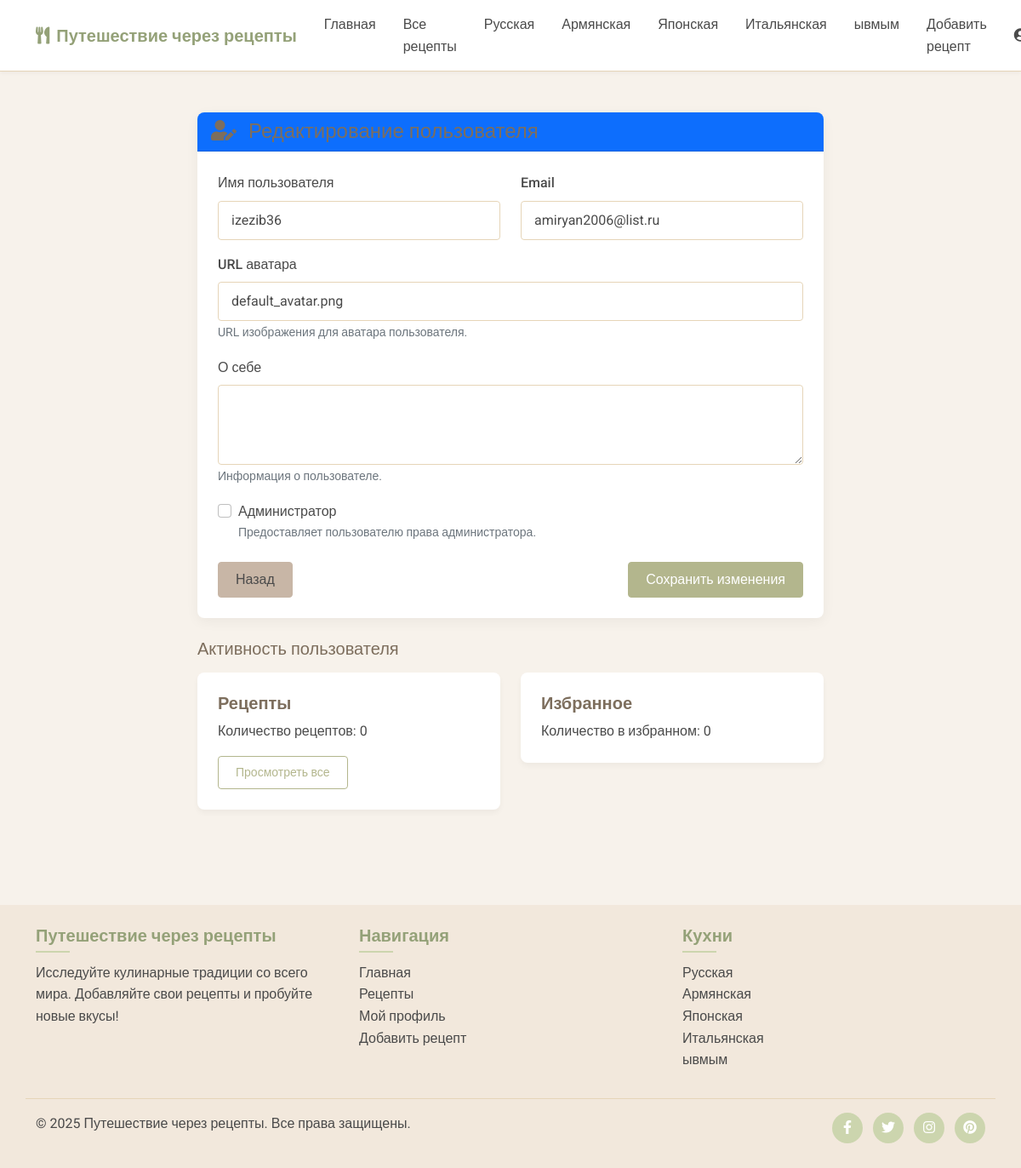
Before: /admin/edit_user/2 (signed in) with the older database file.
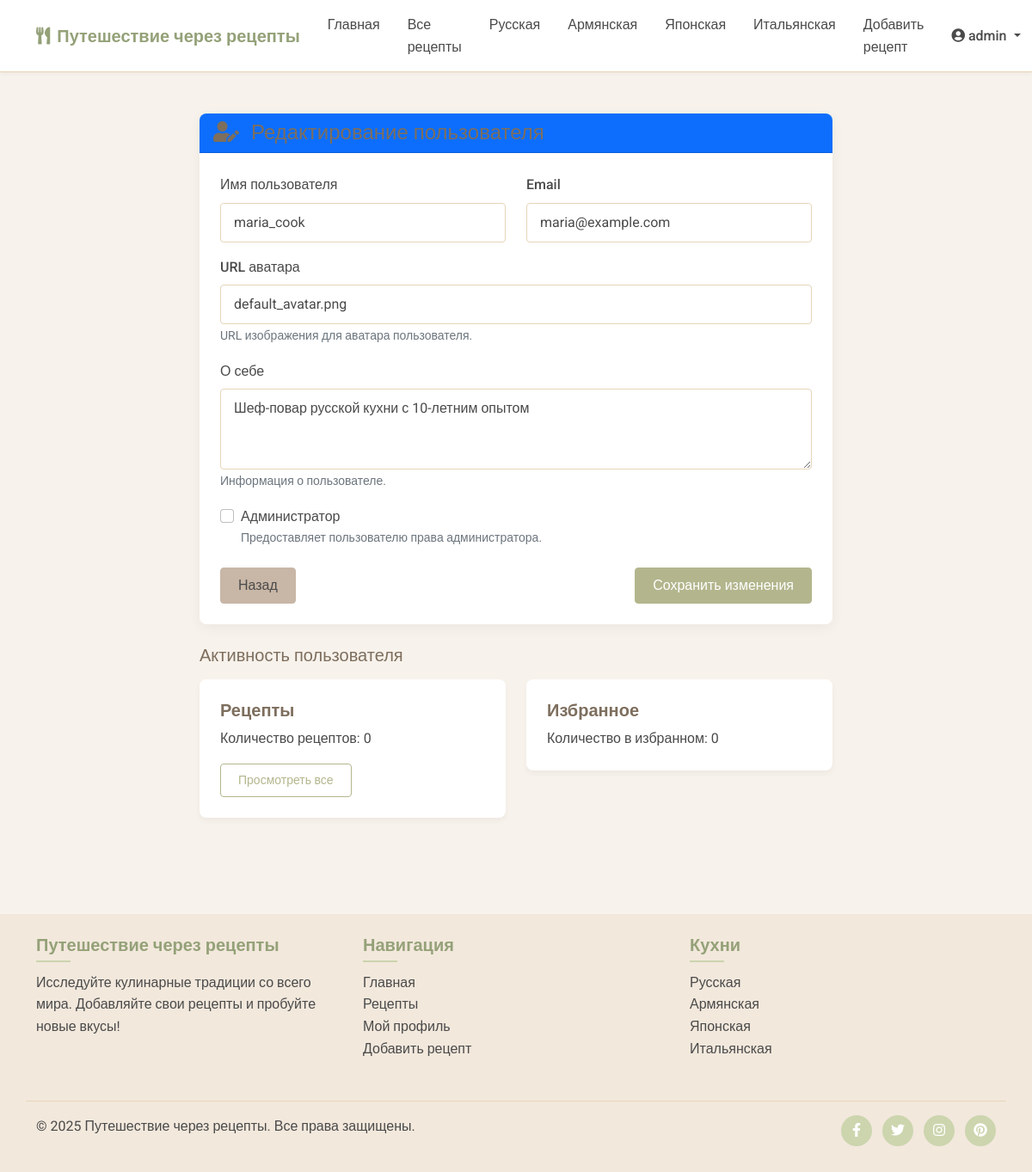
After: the same page with the newer database file.
### models.py (models this page shows, shortened)
class Cuisine(db.Model):
    id = db.Column(db.Integer, primary_key=True)
    name = db.Column(db.String(64), unique=True, nullable=False)
    description = db.Column(db.Text)
    recipes = db.relationship('Recipe', backref='cuisine', lazy='dynamic')

class User(UserMixin, db.Model):
    id = db.Column(db.Integer, primary_key=True)
    username = db.Column(db.String(64), unique=True, nullable=False)
    email = db.Column(db.String(120), unique=True, nullable=False)
    password_hash = db.Column(db.String(256), nullable=False)
    is_admin = db.Column(db.Boolean, default=False)
    date_joined = db.Column(db.DateTime, default=datetime.utcnow)
    avatar = db.Column(db.String(256), default='default_avatar.png')  # URL или путь к аватарке пользователя
    bio = db.Column(db.Text, nullable=True)  # Биография пользователя
    recipes = db.relationship('Recipe', backref='author', lazy='dynamic', cascade='all, delete-orphan')
    favorites = db.relationship('Favorite', backref='user', lazy='dynamic', cascade='all, delete-orphan')
    comments = db.relationship('Comment', backref='author', lazy='dynamic', cascade='all, delete-orphan')
    ratings = db.relationship('Rating', backref='user', lazy='dynamic', cascade='all, delete-orphan')

### routes.py (the view, shortened to what this page needs)
@app.route('/admin/edit_user/<int:user_id>', methods=['GET', 'POST'])
@login_required
def admin_edit_user(user_id):
    if not current_user.is_admin:
        abort(403)  # Forbidden
    user = User.query.get_or_404(user_id)
    form = AdminUserEditForm(obj=user)
    return render_template('admin_edit_user.html', form=form, user=user)

### forms.py
class AdminUserEditForm(FlaskForm):
    username = StringField('Имя пользователя', validators=[DataRequired(), Length(min=3, max=64)])
    email = StringField('Email', validators=[DataRequired(), Email()])
    avatar = StringField('URL аватара', validators=[Optional(), Length(max=256)])
    bio = TextAreaField('О себе', validators=[Optional()])
    is_admin = BooleanField('Администратор')
    submit = SubmitField('Сохранить изменения')

### app.py (called while the page is built)
@login_manager.user_loader
def load_user(user_id):
    from models import User
    return User.query.get(int(user_id))

### routes.py (called while the page is built)
@app.before_request
def load_global_data():
    g.all_cuisines = Cuisine.query.all()

### templates/admin_edit_user.html (shortened to what this page needs)
{% extends 'base.html' %}
{% block content %}
<div class="container py-5">
    <div class="row justify-content-center">
        <div class="col-md-8">
            <div class="card shadow-custom">
                <div class="card-header bg-primary text-white">
                    <h2 class="mb-0 fs-4"><i class="fas fa-user-edit me-2"></i> Редактирование пользователя</h2>
                </div>
                <div class="card-body">
                    <form method="POST" action="{{ url_for('admin_edit_user', user_id=user.id) }}">
                        <div class="row">
                            <div class="col-md-6 mb-3">
                                {{ form.username.label(class="form-label") }}
                                {{ form.username(class="form-control") }}
                            </div>
                            <div class="col-md-6 mb-3">
                                {{ form.email.label(class="form-label") }}
                                {{ form.email(class="form-control") }}
                            </div>
                        </div>
                        <div class="mb-3">
                            {{ form.avatar.label(class="form-label") }}
                            {{ form.avatar(class="form-control") }}
                            <small class="form-text text-muted">URL изображения для аватара пользователя.</small>
                        </div>
                        <div class="mb-3">
                            {{ form.bio.label(class="form-label") }}
                            {{ form.bio(class="form-control", rows=3) }}
                            <small class="form-text text-muted">Информация о пользователе.</small>
                        </div>
                        <div class="mb-4 form-check">
                            {{ form.is_admin(class="form-check-input") }}
                            {{ form.is_admin.label(class="form-check-label") }}
                            <small class="d-block text-muted">Предоставляет пользователю права администратора.</small>
                        </div>
                        <div class="d-flex justify-content-between">
                            <a href="{{ url_for('admin_dashboard') }}" class="btn btn-secondary">Назад</a>
                            {{ form.submit(class="btn btn-primary") }}
                        </div>
                    </form>
                </div>
            </div>
            <div class="mt-4">
                <h3 class="fs-5 mb-3">Активность пользователя</h3>
                <div class="row">
                    <div class="col-md-6">
                        <div class="card mb-3">
                            <div class="card-body">
                                <h5 class="card-title">Рецепты</h5>
                                <p class="card-text">Количество рецептов: {{ user.recipes.count() }}</p>
                                <a href="{{ url_for('recipes') }}?author={{ user.id }}" class="btn btn-outline-primary btn-sm">Просмотреть все</a>
                            </div>
                        </div>
                    </div>
                    <div class="col-md-6">
                        <div class="card mb-3">
                            <div class="card-body">
                                <h5 class="card-title">Избранное</h5>
                                <p class="card-text">Количество в избранном: {{ user.favorites.count() }}</p>
                            </div>
                        </div>
                    </div>
                </div>
            </div>
        </div>
    </div>
</div>
{% endblock %}

### templates/base.html (shortened to what this page needs)
<!DOCTYPE html>
<html lang="ru">
<head>
    <link href="https://cdn.jsdelivr.net/npm/bootstrap@5.1.3/dist/css/bootstrap.min.css" rel="stylesheet">
    <link rel="stylesheet" href="https://cdnjs.cloudflare.com/ajax/libs/font-awesome/5.15.4/css/all.min.css">
    <link rel="stylesheet" href="{{ url_for('static', filename='css/main.css') }}">
</head>
<body>
    <nav class="navbar navbar-expand-lg navbar-light sticky-top">
        <div class="container">
            <a class="navbar-brand" href="{{ url_for('index') }}">
                <i class="fas fa-utensils me-2"></i>Путешествие через рецепты
            </a>
            <div class="collapse navbar-collapse" id="navbarNav">
                <ul class="navbar-nav me-auto">
                    <li class="nav-item">
                        <a class="nav-link {% if request.path == url_for('index') %}active{% endif %}" href="{{ url_for('index') }}">Главная</a>
                    </li>
                    <li class="nav-item">
                        <a class="nav-link {% if request.path == url_for('recipes') %}active{% endif %}" href="{{ url_for('recipes') }}">Все рецепты</a>
                    </li>
                    {% for cuisine in g.all_cuisines %}
                    <li class="nav-item">
                        <a class="nav-link {% if request.path == url_for('cuisine_recipes', cuisine_id=cuisine.id) %}active{% endif %}" href="{{ url_for('cuisine_recipes', cuisine_id=cuisine.id) }}">{{ cuisine.name }}</a>
                    </li>
                    {% endfor %}
                    {% if current_user.is_authenticated %}
                        <li class="nav-item">
                            <a class="nav-link {% if request.path == url_for('add_recipe') %}active{% endif %}" href="{{ url_for('add_recipe') }}">Добавить рецепт</a>
                        </li>
                    {% endif %}
                </ul>
                <div class="navbar-nav">
                    {% if current_user.is_authenticated %}
                        <div class="nav-item dropdown">
                            <a class="nav-link dropdown-toggle" href="#" id="userDropdown" role="button" data-bs-toggle="dropdown" aria-expanded="false">
                                <i class="fas fa-user-circle me-1"></i>{{ current_user.username }}
                            </a>
                        </div>
                    {% else %}
                        <a class="nav-link" href="{{ url_for('login') }}">Вход</a>
                        <a class="nav-link" href="{{ url_for('register') }}">Регистрация</a>
                    {% endif %}
                </div>
            </div>
        </div>
    </nav>
    {% block content %}{% endblock %}
    <footer class="footer py-4 mt-5">
        <div class="container">
            <div class="row">
                <div class="col-md-4 mb-3">
                    <h5>Путешествие через рецепты</h5>
                    <p>Исследуйте кулинарные традиции со всего мира. Добавляйте свои рецепты и пробуйте новые вкусы!</p>
                </div>
                <div class="col-md-4 mb-3">
                    <h5>Навигация</h5>
                    <ul class="list-unstyled">
                        <li><a href="{{ url_for('index') }}">Главная</a></li>
                        <li><a href="{{ url_for('recipes') }}">Рецепты</a></li>
                        {% if current_user.is_authenticated %}
                            <li><a href="{{ url_for('profile') }}">Мой профиль</a></li>
                            <li><a href="{{ url_for('add_recipe') }}">Добавить рецепт</a></li>
                        {% else %}
                            <li><a href="{{ url_for('login') }}">Вход</a></li>
                            <li><a href="{{ url_for('register') }}">Регистрация</a></li>
                        {% endif %}
                    </ul>
                </div>
                <div class="col-md-4">
                    <h5>Кухни</h5>
                    <ul class="list-unstyled">
                        {% for cuisine in g.all_cuisines %}
                            <li><a href="{{ url_for('cuisine_recipes', cuisine_id=cuisine.id) }}">{{ cuisine.name }}</a></li>
                        {% endfor %}
                    </ul>
                </div>
            </div>
            <div class="row border-top pt-3 mt-3">
                <div class="col-md-6">
                    <p>&copy; 2025 Путешествие через рецепты. Все права защищены.</p>
                </div>
                <div class="col-md-6 text-md-end">
                    <ul class="list-inline mb-0">
                        <li class="list-inline-item"><a href="#"><i class="fab fa-facebook-f"></i></a></li>
                        <li class="list-inline-item"><a href="#"><i class="fab fa-twitter"></i></a></li>
                        <li class="list-inline-item"><a href="#"><i class="fab fa-instagram"></i></a></li>
                        <li class="list-inline-item"><a href="#"><i class="fab fa-pinterest"></i></a></li>
                    </ul>
                </div>
            </div>
        </div>
    </footer>
</body>
</html>

### static/css/main.css (style rules this page uses)
:root { --beige: #F2E8DC; --light-beige: #F7F2EB; --dark-beige: #E6D5B8; --olive: #B3B68D; --light-olive: #CCD5AE; --dark-olive: #94A178; --brown: #A98467; --light-brown: #C8B6A6; --dark-brown: #7D6E5D; --accent: #E9B384; --text-dark: #4A4A4A; --text-light: #777777; --white: #FFFFFF; --error: #D57E7E; --success: #A8CD9F; }
body { font-family: 'Roboto', sans-serif; background-color: var(--light-beige); color: var(--text-dark); line-height: 1.6; }
h1, h2, h3, h4, h5, h6 { color: var(--dark-brown); font-weight: 500; }
a { color: var(--olive); text-decoration: none; transition: color 0.3s ease; }
.navbar { background-color: var(--white); border-bottom: 1px solid var(--dark-beige); box-shadow: 0 2px 4px rgba(0, 0, 0, 0.04); }
.navbar-brand { font-weight: 600; color: var(--dark-olive) !important; }
.nav-link { color: var(--text-dark) !important; font-weight: 500; padding: 0.5rem 1rem !important; position: relative; }
.btn { border-radius: 4px; font-weight: 500; padding: 8px 20px; transition: all 0.3s ease; }
.btn-primary { background-color: var(--olive); border-color: var(--olive); color: var(--white); }
.btn-secondary { background-color: var(--light-brown); border-color: var(--light-brown); color: var(--text-dark); }
.btn-outline-primary { color: var(--olive); border-color: var(--olive); }
.card { border: none; border-radius: 8px; background-color: var(--white); box-shadow: 0 4px 6px rgba(0, 0, 0, 0.04); overflow: hidden; transition: transform 0.3s ease, box-shadow 0.3s ease; }
.card-title { color: var(--dark-brown); font-weight: 600; margin-bottom: 0.5rem; }
.card-body { padding: 1.5rem; }
.form-control { border: 1px solid var(--dark-beige); border-radius: 4px; padding: 10px 15px; color: var(--text-dark); }
.form-label { font-weight: 500; color: var(--text-dark); }
.form-text { color: var(--text-light); }
.shadow-custom { box-shadow: 0 4px 15px rgba(0, 0, 0, 0.05); }
.footer { background-color: var(--beige); color: var(--text-dark); }
.footer h5 { color: var(--dark-olive); font-weight: 600; margin-bottom: 1.2rem; position: relative; }
.footer h5:after { content: ""; position: absolute; width: 40px; height: 2px; background-color: var(--light-olive); bottom: -8px; left: 0; }
.footer a { color: var(--text-dark); transition: all 0.3s ease; }
.footer .list-inline-item a { display: inline-block; width: 36px; height: 36px; background-color: var(--light-olive); border-radius: 50%; text-align: center; line-height: 36px; color: var(--white); transition: all 0.3s ease; }
.footer .border-top { border-color: var(--dark-beige) !important; }

Changed rows visible on the page:
removed Cuisine: name "ывмым"
now on this page (row edited): User: username "admin"
changed User "default_avatar.png": username "izezib36" → "maria_cook"; email "amiryan2006@list.ru" → "maria@example.com"; bio (not shown) → "Шеф-повар русской кухни с 10-летним опытом"
